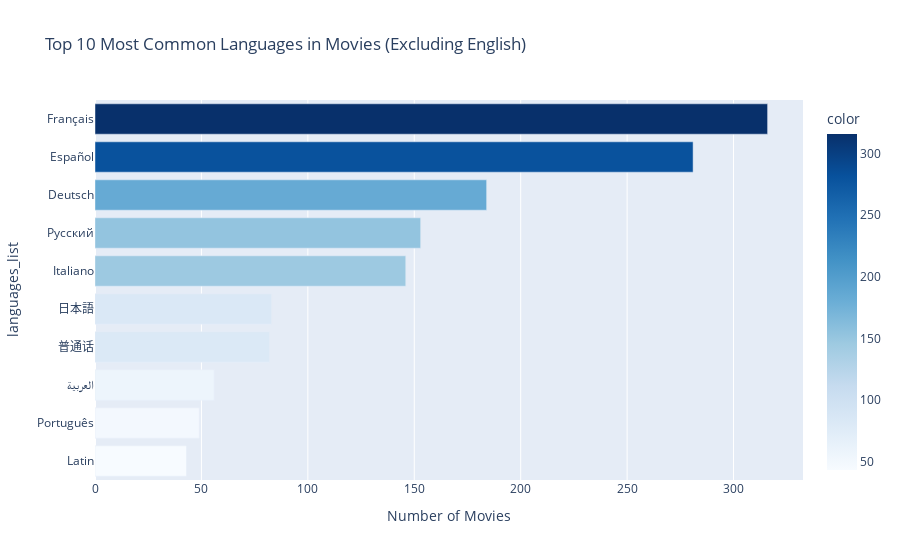

Here is the notebook cell this chart was saved with:
### Markdown cell above
## 5.5 Top 10 Most Common Languages in Movies (Excluding English)

### Code cell
# Exploding languages_list
df_languages = df.explode('languages_list').copy()

# Filtering out English
df_non_english = df_languages[df_languages['languages_list'] != 'English'].copy()

# Counting languages
language_counts = df_non_english['languages_list'].value_counts().head(10)

# Plotting
# plt.figure(figsize=(10,6))
# sns.barplot(x=language_counts.values, y=language_counts.index, palette='pastel')
# plt.xlabel('Number of Movies')
# plt.ylabel('Language')
# plt.title('Top 10 Most Common Languages in Movies (Excluding English)')
# plt.show()

# 5.5 Top 10 Most Common Languages in Movies (Excluding English)

fig = px.bar(
    language_counts,
    x=language_counts.values,
    y=language_counts.index,
    orientation='h',
    labels={'x': 'Number of Movies', 'y': 'Language'},
    title='Top 10 Most Common Languages in Movies (Excluding English)',
    color=language_counts.values,
    color_continuous_scale='Blues'  # Use a continuous color scale
)

fig.update_layout(
    yaxis=dict(categoryorder='total ascending'),
    coloraxis_showscale=True
)

fig.show()

### Figure 1 — Plotly figure (JSON) as saved in the notebook; plotly's stock layout.template omitted (floating-point values rounded to 4 significant figures)
{"data": [{"alignmentgroup": "True", "hovertemplate": "Number of Movies=%{x}<br>languages_list=%{y}<br>color=%{marker.color}<extra></extra>", "legendgroup": "", "marker": {"color": [316, 281, 184, 153, 146, 83, 82, 56, 49, 43], "coloraxis": "coloraxis", "pattern": {"shape": ""}}, "name": "", "offsetgroup": "", "orientation": "h", "showlegend": false, "textposition": "auto", "type": "bar", "x": [316, 281, 184, 153, 146, 83, 82, 56, 49, 43], "xaxis": "x", "y": ["Français", "Español", "Deutsch", "Pусский", "Italiano", "日本語", "普通话", "العربية", "Português", "Latin"], "yaxis": "y"}], "layout": {"barmode": "relative", "coloraxis": {"colorbar": {"title": {"text": "color"}}, "colorscale": [[0, "rgb(247,251,255)"], [0.125, "rgb(222,235,247)"], [0.25, "rgb(198,219,239)"], [0.375, "rgb(158,202,225)"], [0.5, "rgb(107,174,214)"], [0.625, "rgb(66,146,198)"], [0.75, "rgb(33,113,181)"], [0.875, "rgb(8,81,156)"], [1, "rgb(8,48,107)"]], "showscale": true}, "legend": {"tracegroupgap": 0}, "title": {"text": "Top 10 Most Common Languages in Movies (Excluding English)"}, "xaxis": {"anchor": "y", "domain": [0, 1], "title": {"text": "Number of Movies"}}, "yaxis": {"anchor": "x", "categoryorder": "total ascending", "domain": [0, 1], "title": {"text": "languages_list"}}}}
